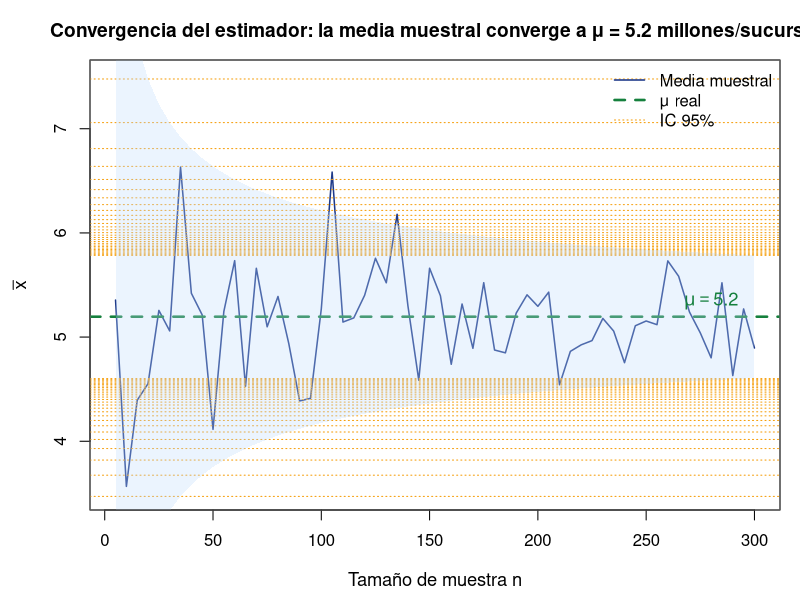

The R script that drew this image:
## ---- chunk 1
#| echo: false
#| fig-width: 11
#| fig-height: 4.4
#| fig-align: center
set.seed(42)
pop <- rexp(500000, rate = 1/5.2)  # rentabilidad exponencial, media=5.2
ns  <- seq(5, 300, by = 5)
medias <- sapply(ns, function(n) mean(sample(pop, n)))

par(mar = c(4.5, 4.5, 3, 1), family = "sans")
plot(ns, medias, type = "l", col = "#1e3a8a", lwd = 1.5,
     xlab = "Tamaño de muestra n",
     ylab = expression(bar(x)),
     main = "Convergencia del estimador: la media muestral converge a μ = 5.2 millones/sucursal",
     cex.main = 1.15, ylim = c(3.5, 7.5), cex.lab = 1.1)
abline(h = mean(pop), col = "#15803d", lwd = 2.5, lty = 2)
abline(h = mean(pop) + c(-1,1)*1.96*sd(pop)/sqrt(ns),
       col = "#f59e0b", lwd = 1, lty = 3)
polygon(c(ns, rev(ns)),
        c(mean(pop) + 1.96*sd(pop)/sqrt(ns),
          rev(mean(pop) - 1.96*sd(pop)/sqrt(ns))),
        col = adjustcolor("#bfdbfe", 0.3), border = NA)
text(280, mean(pop)+0.15, expression(mu == 5.2),
     col = "#15803d", cex = 1.1, font = 2)
legend("topright", legend = c("Media muestral", "μ real", "IC 95%"),
       col = c("#1e3a8a","#15803d","#f59e0b"),
       lwd = c(1.5,2.5,1), lty = c(1,2,3), bty = "n", cex = 1)
box(col = "gray40")
